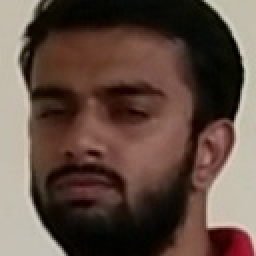
#> input picture data/subject01.102.jpg, 128 x 128 px, found by its file name (shown 2 times larger); its folder holds only this picture in this run
$ python create_face_model.py
#> lines starting #> are read from the running program, lines starting #| are printed output that depends on the picture
#!/usr/bin/python
import cv2
import os
import sys
import numpy as np
from PIL import Image
import imutils
import argparse

cascadePath = "face_cascades/haarcascade_profileface.xml"
faceCascade = cv2.CascadeClassifier(cascadePath)
recognizer = cv2.face.LBPHFaceRecognizer_create()


def get_images_and_labels(path):
    """
    convert images to matrices
    assign label to every image according to person
    Using test data to make the machine learn this data
    Args:
            path: path to images directory

    Returns:
    matrix of images, labels
    """
    i = 0
    image_paths = [os.path.join(path, f)
                   for f in os.listdir(path) if not f.endswith('.sad')]
    images = []
    labels = []
    for image_path in image_paths:
        image_pil = Image.open(image_path).convert('L')
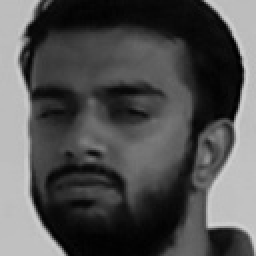
#> image_pil: PIL image 128x128 L (shown 2 times larger); min 1, max 211, mean 81.1
        image = np.array(image_pil, 'uint8')
        image = imutils.resize(image, width=min(500, image.shape[1]))
        nbr = int(os.path.split(image_path)[1].split(
            ".")[0].replace("subject", ""))
        faces = faceCascade.detectMultiScale(image)
#> faces = [[12, 10, 107, 107]]
        for (x, y, w, h) in faces:
            images.append(image[y: y + h, x: x + w])
            # cv2.imwrite("subject02."+str(i)+".jpg",image[y: y + h, x: x + w])
            # i=i+1
            labels.append(nbr)
            cv2.imshow("Adding faces to traning set",
                       image[y: y + h, x: x + w])
            cv2.imshow('win', image[y: y + h, x: x + w])
            cv2.waitKey(50)
#> this loop made 1 pass
#> pass 1, in get_images_and_labels, `cv2.imshow("Adding faces to traning set", image[y: y + h, x: x + w])`:
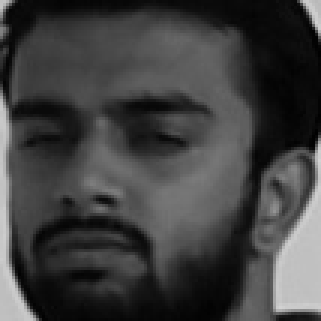
#> window 'Adding faces to traning set': shape (107, 107) (shown 3 times larger); min 1, max 211, mean 63.9
#> after the loop, images = 1 item; labels = [1]
    return images, labels


# [5 lines of commented-out code are left out]
path = "C:/Users/saavvaru/Downloads/Human-detection-and-Tracking-master/HDAT/data"
images, labels = get_images_and_labels(path)
#> images = 1 item; labels = [1]
cv2.destroyAllWindows()

recognizer.train(images, np.array(labels))
"""
save the trained data to cont.yaml file
"""
recognizer.save("model.yaml")

$ run again, on data/subject01.148.jpg
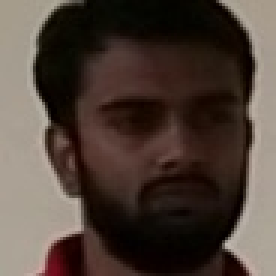
#> input picture data/subject01.148.jpg, 92 x 92 px, found by its file name (shown 3 times larger)
#> in get_images_and_labels, `image_pil = Image.open(image_path).convert('L')`:
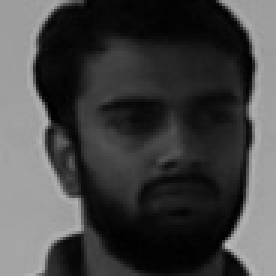
#> image_pil: PIL image 92x92 L (shown 3 times larger); min 1, max 184, mean 67.8
#> faces = [[3, 4, 83, 83]]
#> the loop in get_images_and_labels, `for (x, y, w, h) in faces:` made 1 pass
#> pass 1, in get_images_and_labels, `cv2.imshow("Adding faces to traning set", image[y: y + h, x: x + w])`:
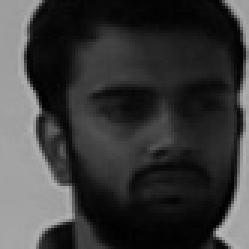
#> window 'Adding faces to traning set': shape (83, 83) (shown 3 times larger); min 1, max 184, mean 57.7
#> after the loop in get_images_and_labels, `for (x, y, w, h) in faces:`: images = 1 item; labels = [1]
#> `images, labels = get_images_and_labels(path)`: images = 1 item; labels = [1]

$ run again, on data/subject01.16.jpg
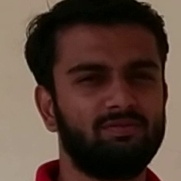
#> input picture data/subject01.16.jpg, 181 x 181 px, found by its file name
#> in get_images_and_labels, `image_pil = Image.open(image_path).convert('L')`:
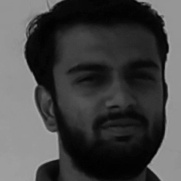
#> image_pil: PIL image 181x181 L; min 1, max 167, mean 68.7
#> faces = [[10, 8, 167, 167]]
#> the loop in get_images_and_labels, `for (x, y, w, h) in faces:` made 1 pass
#> pass 1, in get_images_and_labels, `cv2.imshow("Adding faces to traning set", image[y: y + h, x: x + w])`:
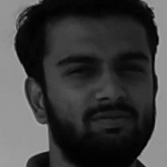
#> window 'Adding faces to traning set': shape (167, 167); min 1, max 167, mean 61.2
#> after the loop in get_images_and_labels, `for (x, y, w, h) in faces:`: images = 1 item; labels = [1]
#> `images, labels = get_images_and_labels(path)`: images = 1 item; labels = [1]
